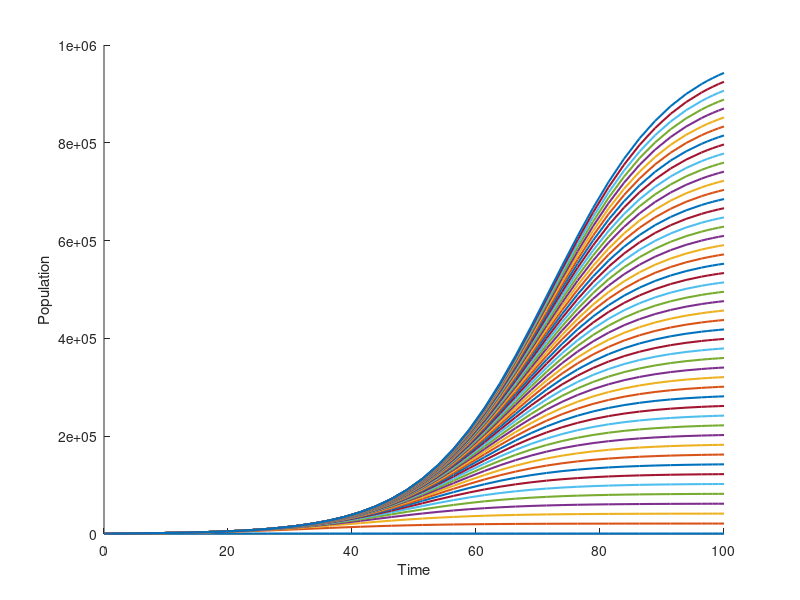

MATLAB code for this plot:
%P - population
%R - annual growth rate
%K - maximum capacity

%dP/dt = rP ( 1 - P/K)

% Anonymous groth function
growthPop = @(t,P,r,K) r.*P.*(1 - P./K);

% Set parameters for ode45()
tspan = [0 100]; % time interval
P0 = 750; % initial population

% Results array
results = cell(1,50);

% index loop 1 - 50
for i = 1:50
    %K is then linspace between 1x10^3 to 1x10^6, with every 50th index
    K = linspace(1000, 1000000, 50);
    tempK = K(i);
    
     %K = 1000*2^(i-1); - I tried to do some exponential - too finicky   
   
    r = 0.1; % growth rate
    [t,P] = ode45(@(t,P) growthPop(t,P,r,tempK), tspan, P0); %  ODE
    results{i} = P; % results in cell array

    
end

% Ploting the results
figure;
hold on;
for i = 1:50
    plot(t, results{i}, 'LineWidth', 1.5);
end
hold off;
xlim([0 100]);
ylim([0 1000000]);
xlabel('Time');
ylabel('Population');

%Can't get it to grow / plateau as fast as exam sample graph

